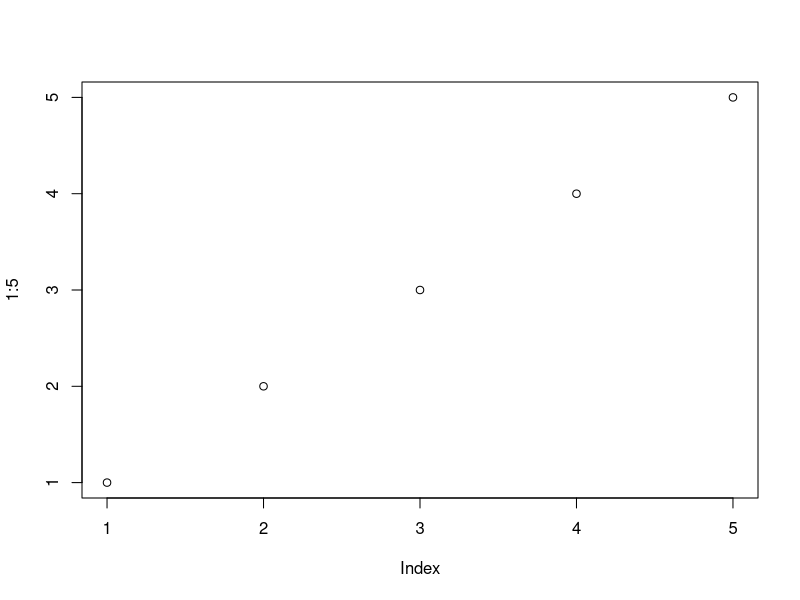
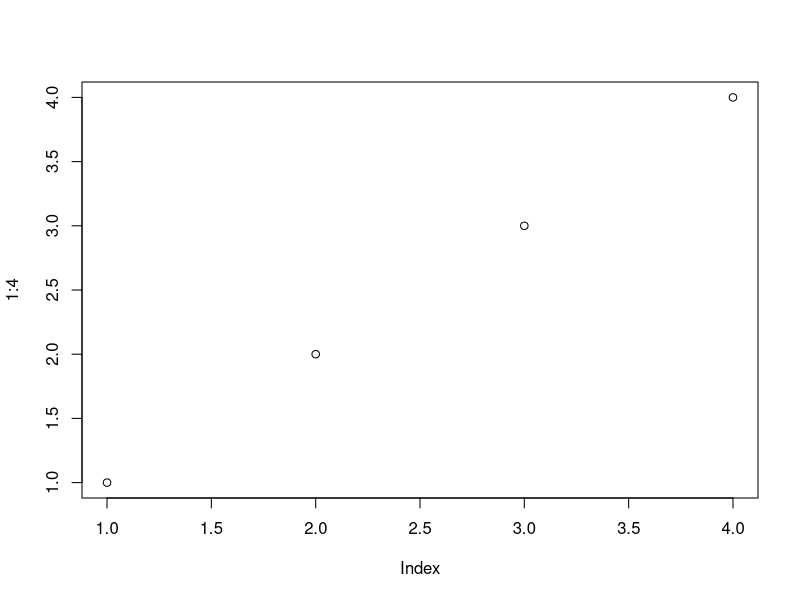
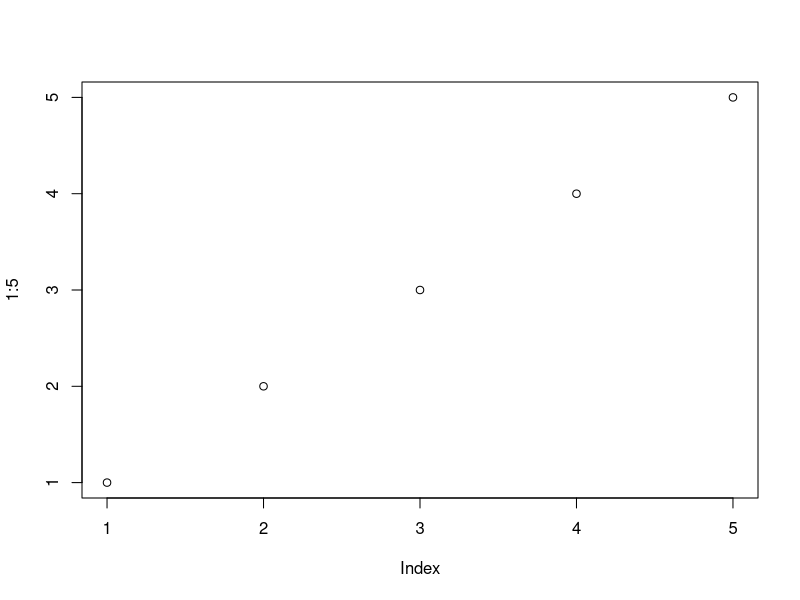
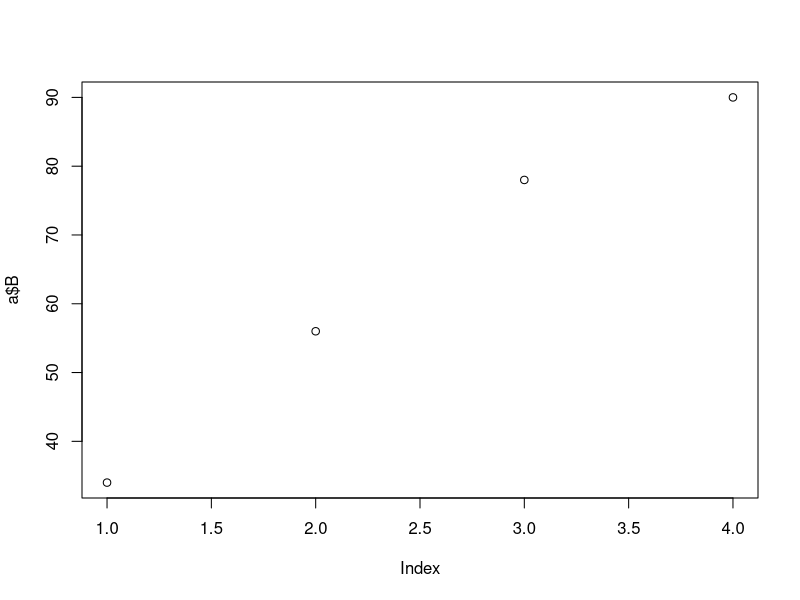
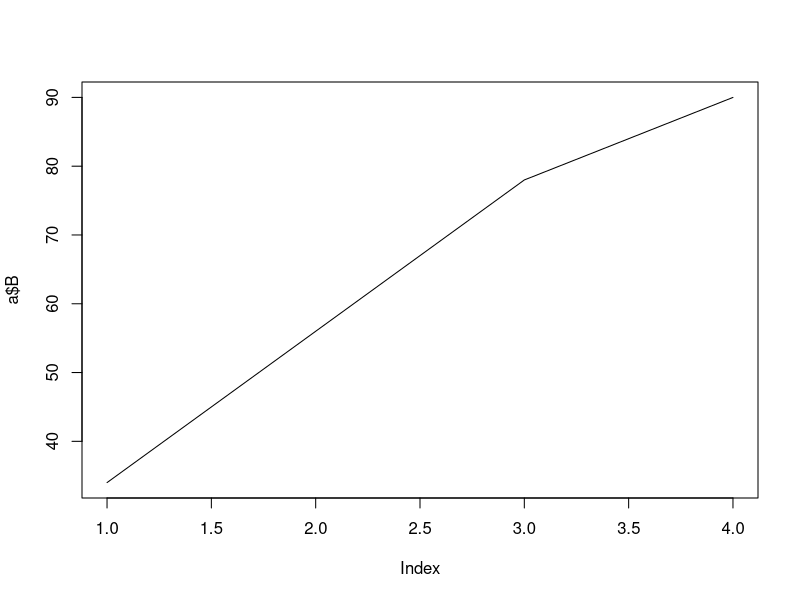
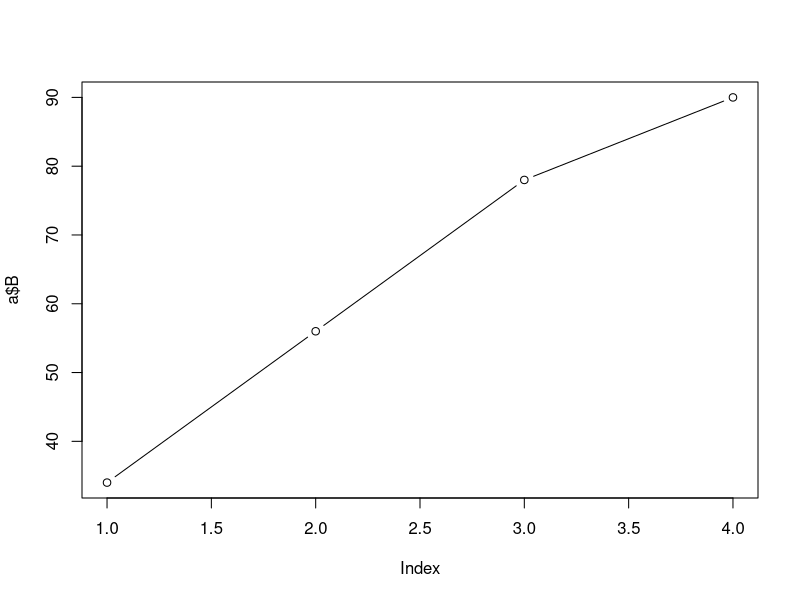
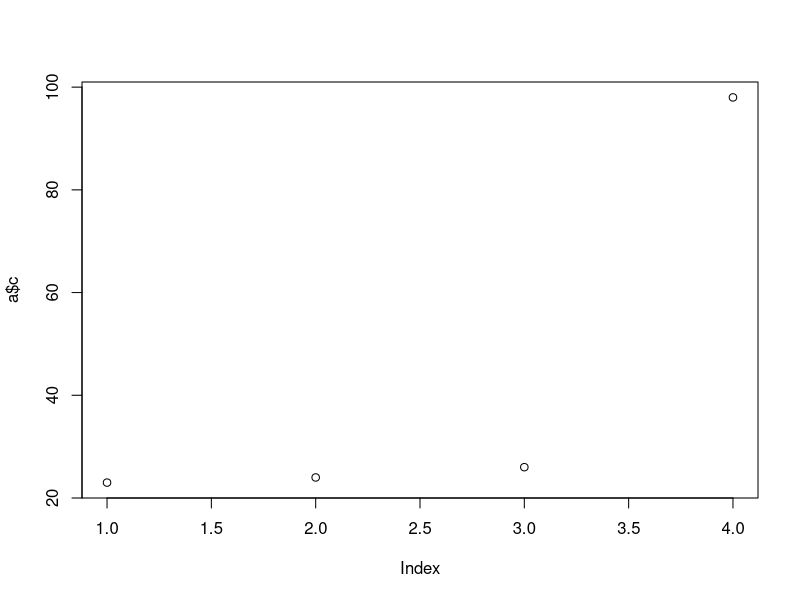
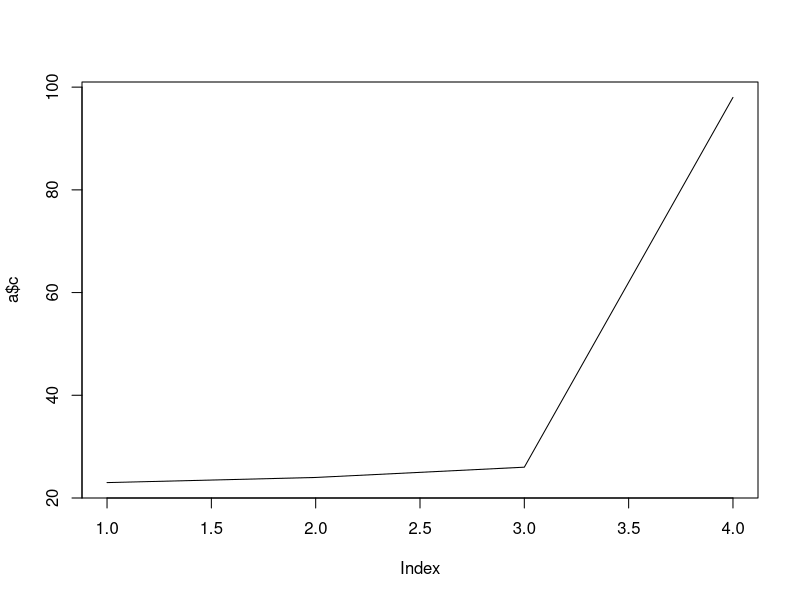

Write the R code that produced these figures, in order.
a=c(34,56,78,90)
as.data.frame(a)
a=as.data.frame(a)
a
rownames(a)=c("sample 1","sample 2","sample 3","sample 4")
a
colnames(a)="B"
a
a$B
a$c=c(23,24,26,98)
a
a$f= a$B+ a$c
a
# how to create lineplots/basic plot
plot(1:5)
plot(1:4)
plot(1:5)
plot(a$B)
plot(a$B,type="l") # line plot
plot(a$B,type="b") # dotted plot
plot(a$c)
plot(a$c,type="l")
plot(a$c,type="b")
plot(a$B,a$c)
plot(a$B, a$c, pch=6)
plot(a$B,a$c, pch=20)
plot(a$B,a$c,pch=15)
?pch
points(a$B,a$c,col="pink", pch=12)
points(a$B,a$f, col="red", pch=4)
#add a text i the plot
mtext("c vs B in green")
plot(a$f)
plot(a$f, a$c)
plot(a$f,type="l")
plot(a$c,type="b")
#barplots
barplot(a$B)
barplot(a$B,names.arg = rownames(a))
barplot(a$B,names.arg = rownames(a), horiz = TRUE)
barplot(a$B,las=2, xlab = "elapsedtime(s)", main = "time trial")        
barplot(a$B, col = "purple")
?rnorm
a
rnorm(100,mean=10,sd=20)
d=rnorm(100,mean = 10,sd=20)
d
# to create histograms
hist(d)
e=rnorm(100,mean = 10,sd=50)
e
hist(e)
#boxplot
boxplot(d)
boxplot(e)
boxplot(d,e) # because diffe in sd
boxplot(d,e,names = c("d","e")
        ,ylab="elapsed time(s)", main="time trial")
# how to create a pdf fileof chart/plots o the system       
pdf("myplot.pdf")        
hist(d)# 1 by 1 start adding ur data/plots
hist(e)
boxplot(d,e)
dev.off()
